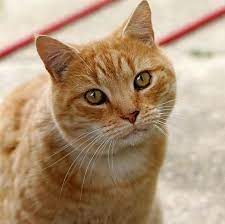
#> input picture cat.jpg, 225 x 224 px
$ python practical7b.py
#> lines starting #> are read from the running program, lines starting #| are printed output that depends on the picture
import cv2
import numpy as np
from matplotlib import pyplot as plt
img = cv2.imread('cat.jpg')
#> img is the input picture: shape (224, 225, 3); mean B, G, R 121, 149, 175.7
kernel = np.ones((5,5), np.float32)/25
dst = cv2.filter2D(img,-1,kernel)
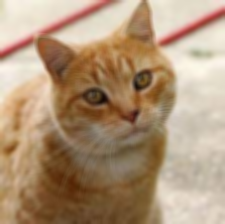
#> dst: shape (224, 225, 3); mean B, G, R 121, 149, 175.7
plt.subplot(121),plt.imshow(img)
plt.xticks([]),plt.yticks([])
plt.subplot(122),plt.imshow(dst),plt.title("smooth image")
plt.xticks([]),plt.yticks([])
plt.show()
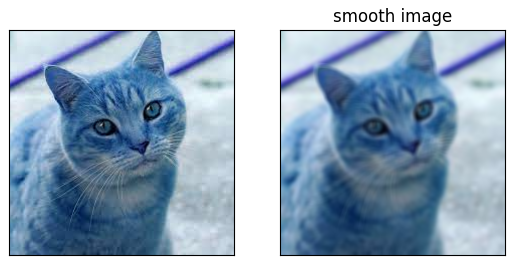
#> figure drawn by matplotlib, 2 panels; B, G, R data is drawn as R, G, B
result = np.hstack((dst,img))
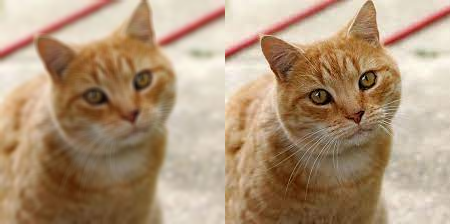
#> result: shape (224, 450, 3); mean B, G, R 121, 149, 175.7
cv2.imshow('Result', result)
